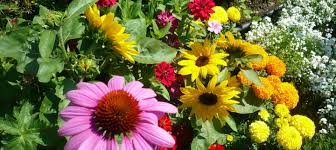
#> input picture zad11/kwiaty.jpg, 336 x 150 px
$ python zad3_11.py
#> lines starting #> are read from the running program, lines starting #| are printed output that depends on the picture; after the words box and inside, x2 and y2 are one past the last pixel; in counts of white or black regions, pixels touching at a corner belong together
import cv2
import numpy as np

image = cv2.imread("kwiaty.jpg")
#> image is the input picture: shape (150, 336, 3); mean B, G, R 59.7, 111.2, 119.1

hsv = cv2.cvtColor(image, cv2.COLOR_BGR2HSV)
#> hsv: shape (150, 336, 3); mean H, S, V 54.1, 167.5, 132.6

lower_red1 = np.array([0, 120, 70])
upper_red1 = np.array([10, 255, 255])

lower_red2 = np.array([170, 120, 70])
upper_red2 = np.array([180, 255, 255])

mask1 = cv2.inRange(hsv, lower_red1, upper_red1)
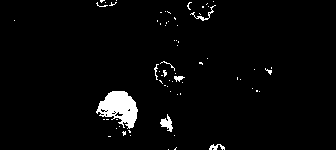
#> mask1: shape (150, 336); 2.9% white; 68 white regions (60 under 20 px), largest, box (x1, y1, x2, y2) and area: (96, 91, 138, 129) 943, (160, 114, 173, 132) 115, (190, 5, 216, 21) 68
mask2 = cv2.inRange(hsv, lower_red2, upper_red2)
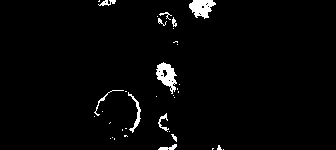
#> mask2: shape (150, 336); 2.4% white; 36 white regions (25 under 20 px), largest, box (x1, y1, x2, y2) and area: (156, 62, 177, 94) 352, (189, 0, 216, 19) 328, (128, 92, 141, 133) 132
mask = cv2.bitwise_or(mask1, mask2)
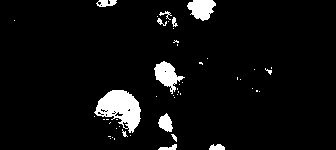
#> mask: shape (150, 336); 5.4% white; 49 white regions (36 under 20 px), largest, box (x1, y1, x2, y2) and area: (94, 90, 141, 133) 1151, (154, 61, 185, 94) 476, (187, 0, 216, 21) 421

result = cv2.bitwise_and(image, image, mask=mask)
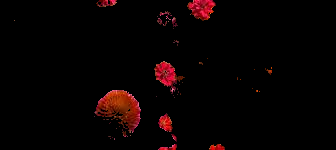
#> result: shape (150, 336, 3); mean B, G, R 1.7, 1.7, 8.1

cv2.imshow("Original", image)
cv2.imshow("Red mask", mask)
cv2.imshow("Ekstrakcja koloru czerwonego", result)

cv2.waitKey(0)
cv2.destroyAllWindows()

$ run again, with zad11/osoba.jpg copied over zad11/kwiaty.jpg
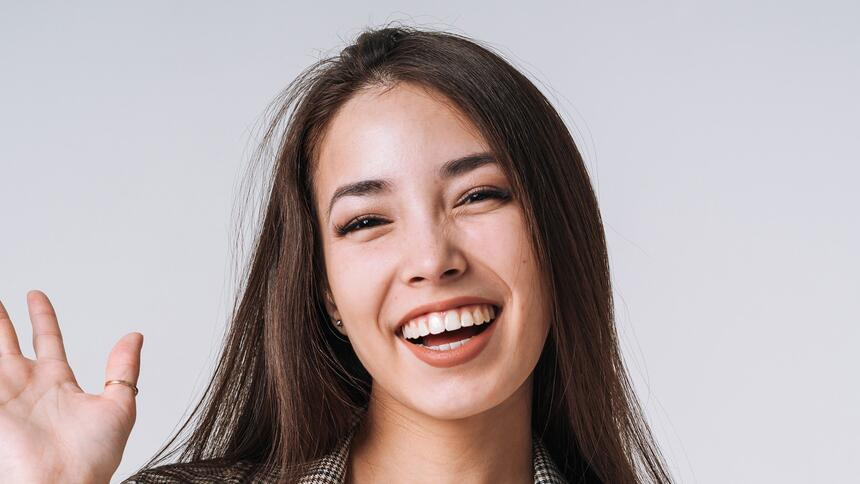
#> input picture zad11/osoba.jpg, 860 x 484 px
#> image is the input picture: shape (484, 860, 3); mean B, G, R 165.6, 165.1, 177.7
#> hsv: shape (484, 860, 3); mean H, S, V 74.9, 42.5, 182.3
#> `mask1 = cv2.inRange(hsv, lower_red1, upper_red1)`:
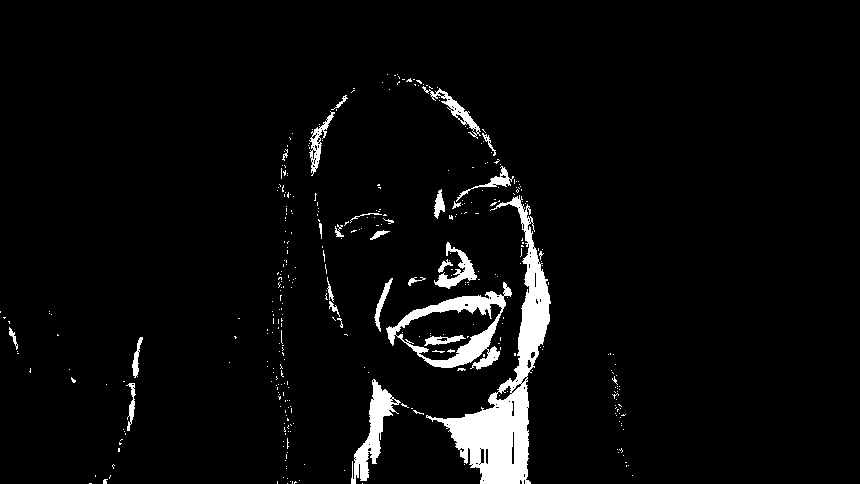
#> mask1: shape (484, 860); 4.3% white; 374 white regions (347 under 20 px), largest, box (x1, y1, x2, y2) and area: (426, 195, 551, 484) 8659, (386, 282, 512, 370) 2918, (351, 379, 401, 484) 1647
#> mask2: shape (484, 860); 0.01% white in thin lines or dots, all inside (x1, y1, x2, y2) = (398, 304, 488, 345)
#> mask: shape (484, 860); 4.3% white; 374 white regions (347 under 20 px), largest, box (x1, y1, x2, y2) and area: (426, 195, 551, 484) 8659, (386, 282, 512, 370) 2929, (351, 379, 401, 484) 1647
#> `result = cv2.bitwise_and(image, image, mask=mask)`:
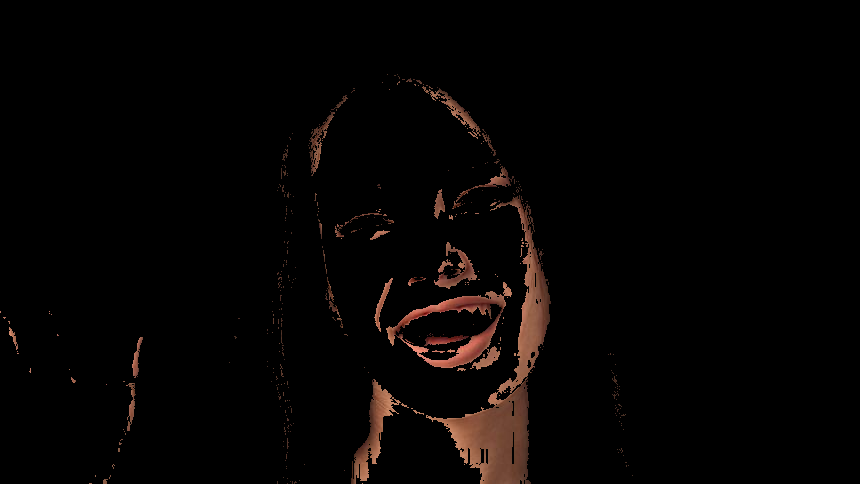
#> result: shape (484, 860, 3); mean B, G, R 2.7, 3.6, 5.8
